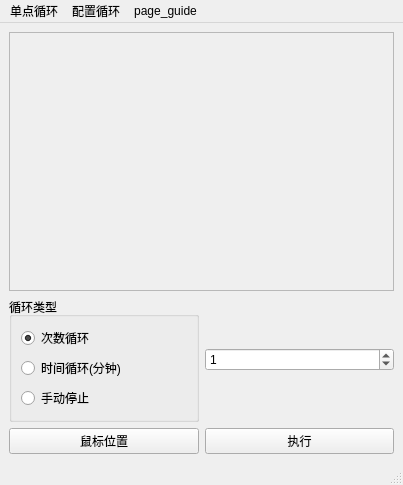
<?xml version="1.0" encoding="UTF-8"?>
<ui version="4.0">
 <class>MainWindow</class>
 <widget class="QMainWindow" name="MainWindow">
  <property name="geometry">
   <rect>
    <x>0</x>
    <y>0</y>
    <width>403</width>
    <height>485</height>
   </rect>
  </property>
  <property name="cursor">
   <cursorShape>OpenHandCursor</cursorShape>
  </property>
  <property name="windowTitle">
   <string>MainWindow</string>
  </property>
  <widget class="QWidget" name="centralwidget">
   <layout class="QVBoxLayout" name="verticalLayout">
    <item>
     <widget class="QFrame" name="frame">
      <property name="sizePolicy">
       <sizepolicy hsizetype="Minimum" vsizetype="Minimum">
        <horstretch>0</horstretch>
        <verstretch>0</verstretch>
       </sizepolicy>
      </property>
      <property name="frameShape">
       <enum>QFrame::StyledPanel</enum>
      </property>
      <property name="frameShadow">
       <enum>QFrame::Raised</enum>
      </property>
      <layout class="QVBoxLayout" name="verticalLayout_2">
       <item>
        <widget class="QStackedWidget" name="stackedWidget">
         <property name="sizePolicy">
          <sizepolicy hsizetype="Minimum" vsizetype="Minimum">
           <horstretch>0</horstretch>
           <verstretch>0</verstretch>
          </sizepolicy>
         </property>
         <widget class="QWidget" name="page_single"/>
         <widget class="QWidget" name="page_multi"/>
        </widget>
       </item>
      </layout>
     </widget>
    </item>
    <item>
     <layout class="QHBoxLayout" name="horizontalLayout_3">
      <item>
       <widget class="QGroupBox" name="groupBox">
        <property name="title">
         <string>循环类型</string>
        </property>
        <layout class="QVBoxLayout" name="verticalLayout_4">
         <item>
          <widget class="QRadioButton" name="loop_count">
           <property name="text">
            <string>次数循环</string>
           </property>
           <property name="checked">
            <bool>true</bool>
           </property>
          </widget>
         </item>
         <item>
          <widget class="QRadioButton" name="loop_time">
           <property name="text">
            <string>时间循环(分钟)</string>
           </property>
          </widget>
         </item>
         <item>
          <widget class="QRadioButton" name="loop_continue">
           <property name="text">
            <string>手动停止</string>
           </property>
          </widget>
         </item>
        </layout>
       </widget>
      </item>
      <item>
       <widget class="QSpinBox" name="loop_num">
        <property name="maximum">
         <number>99999</number>
        </property>
        <property name="value">
         <number>1</number>
        </property>
       </widget>
      </item>
     </layout>
    </item>
    <item>
     <layout class="QHBoxLayout" name="horizontalLayout">
      <item>
       <widget class="QPushButton" name="locating">
        <property name="text">
         <string>鼠标位置</string>
        </property>
       </widget>
      </item>
      <item>
       <widget class="QPushButton" name="excuting">
        <property name="text">
         <string>执行</string>
        </property>
       </widget>
      </item>
     </layout>
    </item>
   </layout>
  </widget>
  <widget class="QMenuBar" name="menubar">
   <property name="geometry">
    <rect>
     <x>0</x>
     <y>0</y>
     <width>403</width>
     <height>22</height>
    </rect>
   </property>
   <widget class="QMenu" name="menupage_single">
    <property name="cursor">
     <cursorShape>OpenHandCursor</cursorShape>
    </property>
    <property name="title">
     <string>单点循环</string>
    </property>
   </widget>
   <widget class="QMenu" name="menupage_multi">
    <property name="cursor">
     <cursorShape>OpenHandCursor</cursorShape>
    </property>
    <property name="title">
     <string>配置循环</string>
    </property>
   </widget>
   <widget class="QMenu" name="menupage_guide">
    <property name="cursor">
     <cursorShape>OpenHandCursor</cursorShape>
    </property>
    <property name="title">
     <string>page_guide</string>
    </property>
   </widget>
   <addaction name="menupage_single"/>
   <addaction name="menupage_multi"/>
   <addaction name="menupage_guide"/>
  </widget>
  <widget class="QStatusBar" name="statusbar"/>
 </widget>
 <resources/>
 <connections/>
</ui>
